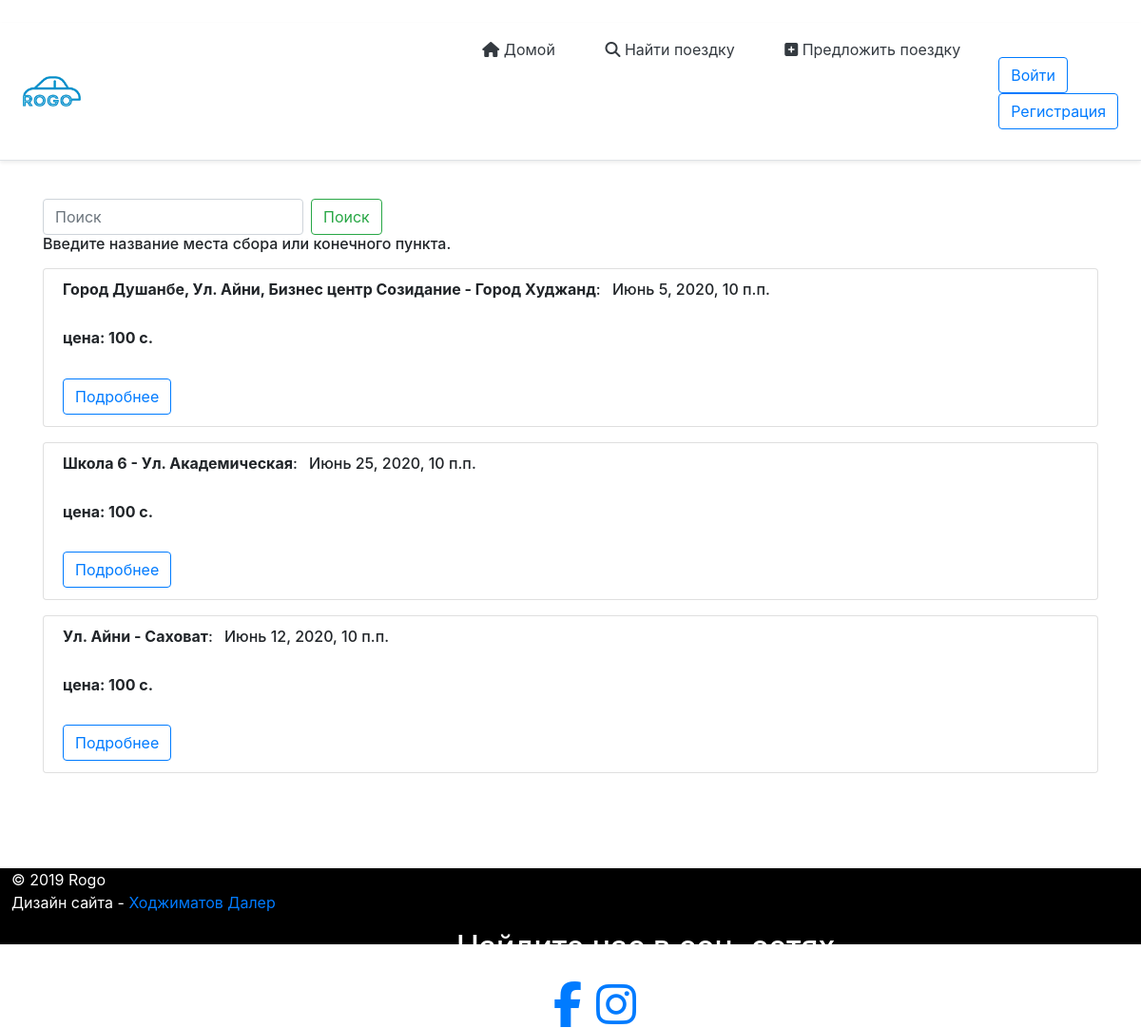
/rides/, run on an earlier commit of the app's database.
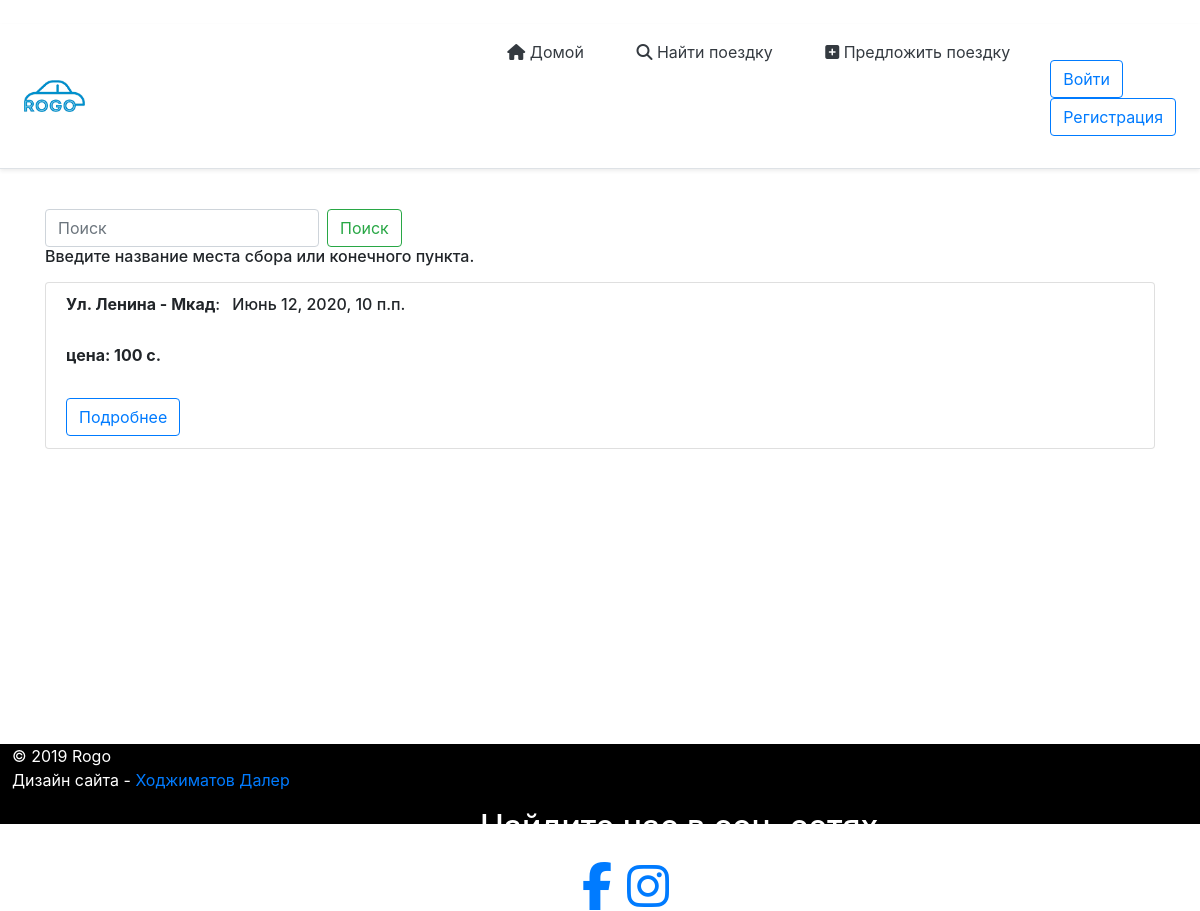
And on a later commit of the database.
### rides/models.py (models this page shows, shortened)
class Rides(models.Model):
    author = models.ForeignKey(User, on_delete = models.CASCADE, verbose_name = 'Создатель поездки', blank = True, null = True)
    date_create = models.DateTimeField(default=default_datetime(), null=True, blank = True, verbose_name = 'Дата создания')
    pick_up_location = models.CharField(max_length=120, verbose_name='Место сбора')
    drop_location = models.CharField(max_length=120, verbose_name='Пункт назначения')
    total_rides = models.IntegerField(verbose_name='Количество пассажиров(мин=1, макс=10)', validators=[MaxValueValidator(10),MinValueValidator(1)])
    date = models.DateField(verbose_name='Дата(гг-мм-дд)')
    time= models.TimeField(verbose_name='Время(ч:м)',auto_now=False, auto_now_add=False, null=True)
    price = models.CharField(max_length=120,verbose_name='Цена (с.)', default='')
    car = models.CharField(max_length=120,default='',verbose_name='Марка авто')
    car_number = models.CharField(max_length=12, verbose_name = 'Номер машины (01 0000 GG)', default = '')
    car_year_issue = models.CharField(max_length=4, verbose_name='Год выпуска машины', default = '')
    phone_number = models.CharField(max_length=15, default='', verbose_name='Номер телефона (используйте в начале код страны)')
    class Meta:
        verbose_name='Поездку' # отображение нужного названия в админ панели при редактировании
        verbose_name_plural='Поездки' # отображенпие нужного названия в панели админа

### rides/views.py (the view)
# urls.py: path('',views.ridesList,name='Home'),
def ridesList(request,*args,**kwargs):
    search_query = request.GET.get('search','')
    fail=False
    if search_query:
        listRides = Rides.objects.filter(Q(drop_location__icontains=search_query) | Q(pick_up_location__icontains=search_query))
    else:
        fail=True
        listRides = Rides.objects.all().order_by('date_create')
    kwargs['list_rides'] = Rides.objects.all().order_by('date_create')
    context={ # через этот словарь можно передавать текст в html
   'listRides':listRides,
   'fail':fail,
    }
    return render(request,'rides/list.html',context)

### rides/templates/rides/list.html
{% extends "rides/index.html" %}
{% block content %}
<div class="content1">
    <div data-id="block" class="container mt-4">
        <form class="form-inline my-2 my-lg-0">
            <input class="form-control mr-sm-2" type="search" placeholder="Поиск" aria-label="Search" name="search" />
            <button class="btn btn-outline-success my-2 my-sm-0" type="submit">Поиск</button>
        </form>
        <h6>Введите название места сбора или конечного пункта.</h6>
        {% for i in listRides %}
        <ul class="list-group mt-3">
            <li class="list-group-item">
                <h6><b>{{i.pick_up_location}} - {{i.drop_location}}</b>: <span class="m-2">{{i.date}}, {{i.time}}</span></h6>
                <br />
                <h6><b>цена: {{i.price}} c.</b></h6>
                <br />
                {% if user.is_authenticated %}
                <a class="btn btn-outline-primary" href="/ride/{{i.id}}">Подробнее</a>
                {% else %}
                <a class="btn btn-outline-primary" href="{% url 'login'%}?next={{request.path}}">Подробнее</a>
                {% endif %}
            </li>
        </ul>
        {% endfor %}
    </div>
</div>
        {% endblock %}

### rides/templates/rides/index.html (shortened to what this page needs)
﻿<html xmlns="http://www.w3.org/1999/xhtml">
<head>
    {% load static %}
    <link rel="stylesheet" href="https://stackpath.bootstrapcdn.com/bootstrap/4.4.1/css/bootstrap.min.css">
    <link rel="stylesheet" href="{% static 'mainApp/css/style.css' %}" type="text/css" />
    <link rel="stylesheet" href="{% static 'mainApp/css/media.css' %}" type="text/css" />
    <link href="/docs/4.4/dist/css/bootstrap.min.css" rel="stylesheet">
</head>
<body>
    <div class="wrapper">
        <div class="d-flex flex-md-row align-items-center p-3 px-md-4 mb-3 bg-white border-bottom shadow-sm">
            <a href="{% url 'index' %}"><img style="max-width: 65%" src="{% static 'mainApp/image/rogo.png' %}" /></a>
            <div class="top">
                <nav class="my-2 my-md-0 mr-md-3" style="float:left">
                    <a class="px-md-4 text-dark" href="{% url 'index' %}"><i class="fas fa-home"></i> Домой</a>
                    <a class="px-md-4 text-dark" href="/rides"><i class="fas fa-search"></i> Найти поездку</a>
                    <a class="px-md-4 text-dark" href={% url 'offerRide' %}><i class="fas fa-plus-square"></i> Предложить поездку</a>
                </nav>
                {% block sidebar %}
                <ul class="sidebar-nav" style="float:right">
                    {% if user.is_authenticated %}
                    <li> Пользователь: {{ request.user.first_name }}</li>
                    <li><a href="{% url 'logout'%}">Выйти</a></li>
                    {% else %}
                    <li><a class="btn btn-outline-primary" href="{% url 'login'%}">Войти</a></li>
                    <li><a class="btn btn-outline-primary" href="{% url 'register' %}">Регистрация</a></li>
                    {% endif %}
                </ul>
                {% endblock %}
            </div>
        </div>
        <div class="content1">
            {% block content %}
            {% endblock %}
        </div>
        <footer class="footer" style="background-color: black; color: white; max-width:100%; padding-bottom: 40px; bottom: 0;box-sizing: border-box; width:100%;">
            <p style="padding-left:1%">
                © 2019 Rogo
                <br />
                Дизайн сайта - <a style="text-decoration: none;" href="https://www.instagram.com/daler_hojimatov/?hl=ru">Ходжиматов Далер</a>
            </p>
            <div style="margin-left:40%; max-width:50%;">
                <p class="float-center"><h2><span>Найдите нас в соц. сетях</span></h2></p>
                <ul style="margin-left: 17%">
                    <li style="float:left;"><a target="_blank" href="https://www.facebook.com/rogo.tj"><i class="fa fa-3x fa-facebook"></i></a></li>
                    <li><a style="margin-left: 15px;" target="_blank" href="https://www.instagram.com/rogo.tj/"><i class="fa fa-3x fa-instagram"></i></a></li>
                </ul>
            </div>
        </footer>
    </div>
</body>
</html>

### static/mainApp/css/style.css (style rules this page uses)
body { background-image: url("image/pogoda.jpg"); }
.sidebar-nav { margin-top: 20px; padding: 0; list-style: none; }
* { margin: 0; padding: 0; }
html, body { height: 100%; }
.wrapper { position: relative; min-height: 100%; }
.content1 { padding-bottom: 90px; }
.footer { position: absolute; left: 0; bottom: 0; width: 100%; height: 80px; }

### static/mainApp/css/media.css (style rules this page uses)
* { transition: all .2s; }

### rides/templates/rides/index.html (style rules this page uses)
li { list-style-type: none; }
ul { margin-left: 0; padding-left: 0; }
* { margin: 0; padding: 0; }
html, body { height: 100%; }
.wrapper { display: flex; flex-direction: column; min-height: 100%; }
.content1 { flex: 1 0 auto; }
.footer { flex: 0 0 auto; }

What changed in the data, as far as the page shows it:
removed Rides: pick_up_location "Город Душанбе, Ул. Айни, Бизнес центр Созидание", drop_location "Город Худжанд", date "Июнь 5, 2020", time "10 п.п.", price "100"
removed Rides: pick_up_location "Школа 6", drop_location "Ул. Академическая", date "Июнь 25, 2020", time "10 п.п.", price "100"
removed Rides: pick_up_location "Ул. Айни", drop_location "Саховат", date "Июнь 12, 2020", time "10 п.п.", price "100"
added Rides: pick_up_location "Ул. Ленина", drop_location "Мкад", date "Июнь 12, 2020", time "10 п.п.", price "100"
